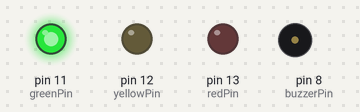
The sketch below on a simulated Arduino Uno, built with avr-gcc and run on an emulated ATmega328P. Parts: output pins drawn as LEDs (lit = HIGH), buzzer (waves = sounding).

Above: at 2.5 s.
At 5.15 s:
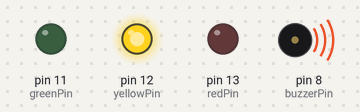
At 7.6 s:
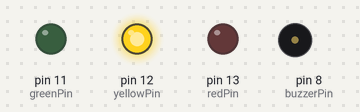
At 10.31 s:
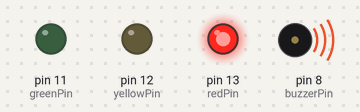
At 12.93 s:
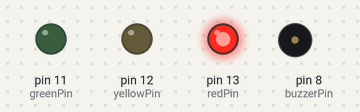
Timing chart, 0 to 15.0 s (numbered marks = the images above):
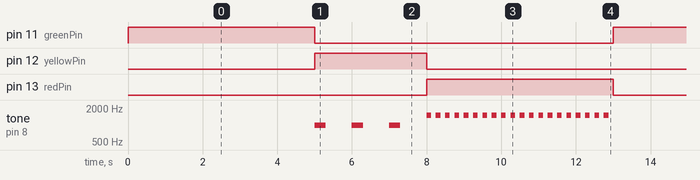

The sketch:

traffic_with_beep.ino
```cpp
// Pin definitions
const int redPin = 13;
const int yellowPin = 12;
const int greenPin = 11;
const int buzzerPin = 8;

void setup() {
  pinMode(redPin, OUTPUT);
  pinMode(yellowPin, OUTPUT);
  pinMode(greenPin, OUTPUT);
  pinMode(buzzerPin, OUTPUT);
}

void loop() {
  // 1. GREEN LIGHT (5 seconds, silent)
  digitalWrite(greenPin, HIGH);
  digitalWrite(yellowPin, LOW);
  digitalWrite(redPin, LOW);
  noTone(buzzerPin);
  delay(5000);

  // 2. YELLOW LIGHT (3 seconds, slow beep: 1 beep per second)
  digitalWrite(greenPin, LOW);
  digitalWrite(yellowPin, HIGH);
  digitalWrite(redPin, LOW);
  for (int i = 0; i < 3; i++) {
    tone(buzzerPin, 1000); // 1000 Hz tone
    delay(300);            // Beep ON for 0.3s
    noTone(buzzerPin);
    delay(700);            // Beep OFF for 0.7s
  }

  // 3. RED LIGHT (5 seconds, fast beep: 4 beeps per second)
  digitalWrite(greenPin, LOW);
  digitalWrite(yellowPin, LOW);
  digitalWrite(redPin, HIGH);
  for (int i = 0; i < 20; i++) {
    tone(buzzerPin, 1500); // Higher 1500 Hz tone for urgency
    delay(125);            // Beep ON for 0.125s
    noTone(buzzerPin);
    delay(125);            // Beep OFF for 0.125s
  }
}
```

Measured:
- by itself, pin 11 (greenPin), pin 13 (redPin): alternates HIGH for 5.0 s and LOW for 8.0 s
- by itself, pin 12 (yellowPin): alternates HIGH for 3.0 s and LOW for 10.0 s
- by itself, tone on pin 8 (buzzerPin): plays 1000 Hz for 0.30 s, 1000 Hz for 0.30 s, 1000 Hz for 0.30 s, 1500 Hz for 0.13 s, 1500 Hz for 0.13 s, 1500 Hz for 0.13 s … (230 notes in this stretch)
